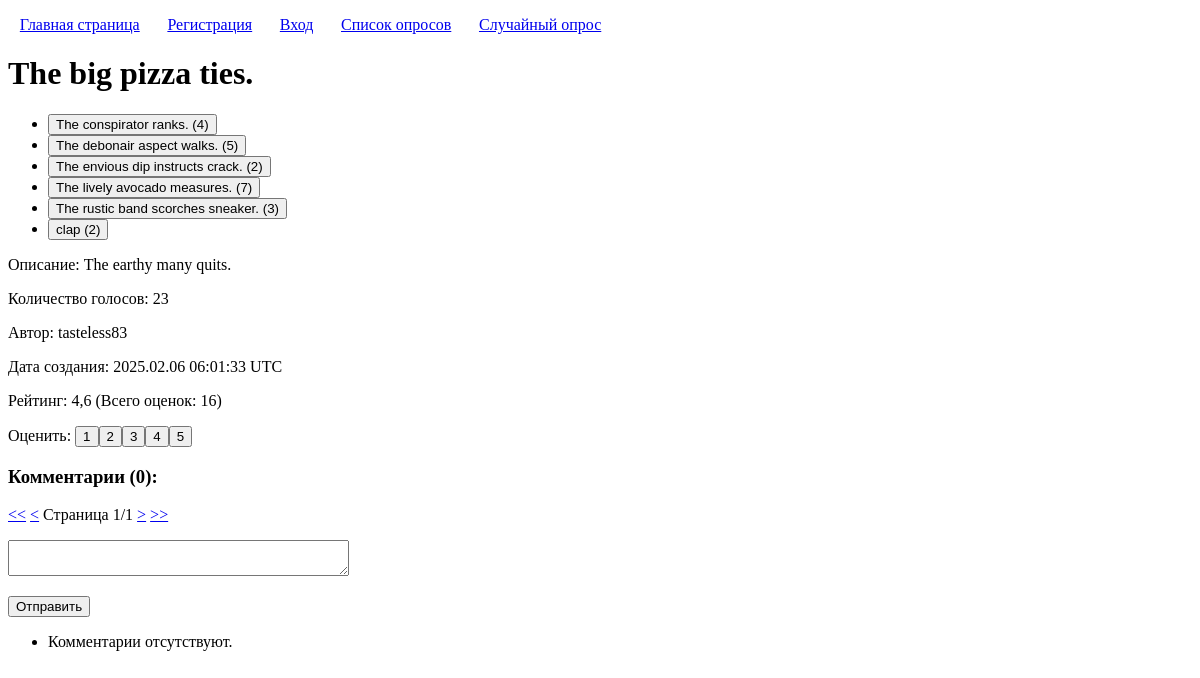
Screenshot of /enterpoll/polls/2/ with the database file from the repository.
### polls/models.py (models this page shows, shortened)
class Poll(models.Model):
	title = models.CharField('Заголовок', max_length=100, validators=[custom_validators.forbidden_words])
	description = models.CharField('Описание', max_length=100, blank=True, null=True, validators=[custom_validators.forbidden_words])
	user = models.ForeignKey(User, on_delete=models.CASCADE, verbose_name='Автор')
	created = models.DateTimeField('Время создания', auto_now_add=True)
	class Meta:
		constraints = [models.UniqueConstraint(fields=('title', 'user'), name="unique_poll" )]
	@property
	def number_of_votes(self):
		return self.vote_set.count()
	@property
	def number_of_comments(self):
		return self.comment_set.count()
	@property
	def number_of_ratings(self):
		return self.rating_set.count()
	@property
	def average_rating(self):
		return self.rating_set.aggregate(Avg('value', default=0))['value__avg']

class Choice(models.Model):
	poll = models.ForeignKey(Poll, on_delete=models.CASCADE)
	text = models.CharField('', max_length=100, validators=[custom_validators.forbidden_words])
	class Meta:
		constraints = [models.UniqueConstraint(fields=('poll', 'text'), name="unique_choice" )]
	@property
	def number_of_votes(self):
		return self.vote_set.count()

### polls/views.py (the view, shortened to what this page needs)
# urls.py: path("polls/<int:poll_pk>/", views.PollPageView.as_view(), name="poll_page"),
class PollPageView(TemplateView):
	paginate_by = 5
	template_name = 'polls/poll_page.html'
	def get_context_data(self, *args, **kwargs):
		context = super().get_context_data(*args, **kwargs)
		context['poll'] = get_object_or_404(Poll, pk=self.kwargs['poll_pk'])
		context['comments'] = Comment.objects.filter(poll=context['poll']).order_by('-created')
		comments_paginator = Paginator(context['comments'], self.paginate_by)
		context['comments_page_kwarg'] = 'comments_page_number'
		context['comments_page_number'] = self.request.GET.get(context['comments_page_kwarg'])
		context['comments_page_obj'] = comments_paginator.get_page(context['comments_page_number'])
		context['comment_modelform'] = CommentModelForm()
		return context

### polls/forms.py
class CommentModelForm(forms.ModelForm):
	class Meta:
		model = Comment
		fields = ['text']
		widgets = {
			'text': forms.Textarea(attrs={'cols': 40, 'rows': 2, 'required': True})
		}
		labels = {
			'text': ''
		}

### templatetags/pagination.py (called while the page is built)
@register.inclusion_tag('pagination.html')
def pagination(page_kwarg, page_obj):
	return {'page_kwarg': page_kwarg, 'page_obj': page_obj}

### polls/templates/polls/poll_page.html (shortened to what this page needs)
{% extends "base.html" %}
{% load pagination %}
{% block h1 %}{{ poll.title }}{% endblock h1 %}
{% block content %}
	<ul>
		{% for choice in poll.choice_set.all %}
			<li>
				<form method="POST">
					{% if choice == user_choice %}
						<input type="text" name="action_type" value="delete_vote" hidden>
						<input type="text" name="choice_pk" value="{{ choice.pk }}" hidden>
						<input class="selected_choice" type="submit" value="{{ choice.text }} ({{ choice.number_of_votes }})">
					{% else %}
						<input type="submit" value="{{ choice.text }} ({{ choice.number_of_votes }})">
					{% endif %}
				</form>
			</li>
		{% endfor %}
	</ul>
	<p>Описание: {{ poll.description|default:"..." }}</p>
	<p>Количество голосов: {{ poll.number_of_votes }}</p>
	<p>Автор: {{ poll.user }}</p>
	<p>Дата создания: {{ poll.created|date:"Y.m.d H:i:s e" }}</p>
	<p>
		Рейтинг: {{ poll.average_rating|floatformat:1 }} (Всего оценок: {{ poll.number_of_ratings }})<br>
		<div style="display: inline-block">
		</div>
	</p>
	<h3>Комментарии ({{ poll.number_of_comments }}):</h3>
	{% pagination comments_page_kwarg comments_page_obj %}
	<form method="POST">
		<p>{{ comment_modelform.as_p }}</p>
		<input type="submit" value="Отправить">
	</form>
	<ul>
		{% for comment in comments_page_obj %}
			<li>
				{{ comment.user }} ({{ comment.created|date:"Y.m.d H:i:s e" }})
				{% if comment.user == user %}
					<div style="display: inline-block">
						<form method="POST">
							{% csrf_token %}
								<input type="text" name="action_type" value="delete_comment" hidden>
								<input type="text" name="comment_pk" value="{{ comment.pk }}" hidden>
								<input type="submit" value="Удалить">
						</form>
					</div>
				{% endif %}
				<br>
				&emsp;{{ comment.text }}
			</li>
			<br>
		{% empty %}
			<li>
				Комментарии отсутствуют.
			</li>
		{% endfor %}
	</ul>
{% endblock content %}

### staticfiles/css/style.css (style rules this page uses)
input { transition-duration: 0.1s; }

### rows the page displays
Poll: title "The big pizza ties.", description "The earthy many quits.", number_of_votes "23", user "tasteless83", created "2025.02.06 06:01:33 UTC", average_rating "4,6", number_of_ratings "16", number_of_comments "0"
Choice: text "The conspirator ranks. (4)"
Choice: text "The debonair aspect walks. (5)"
Choice: text "The envious dip instructs crack. (2)"
Choice: text "The lively avocado measures. (7)"
Choice: text "The rustic band scorches sneaker. (3)"
Choice: text "clap (2)"

### other values shown
{{ page_obj.number }} "1"
{{ page_obj.paginator.num_pages }} "1"
